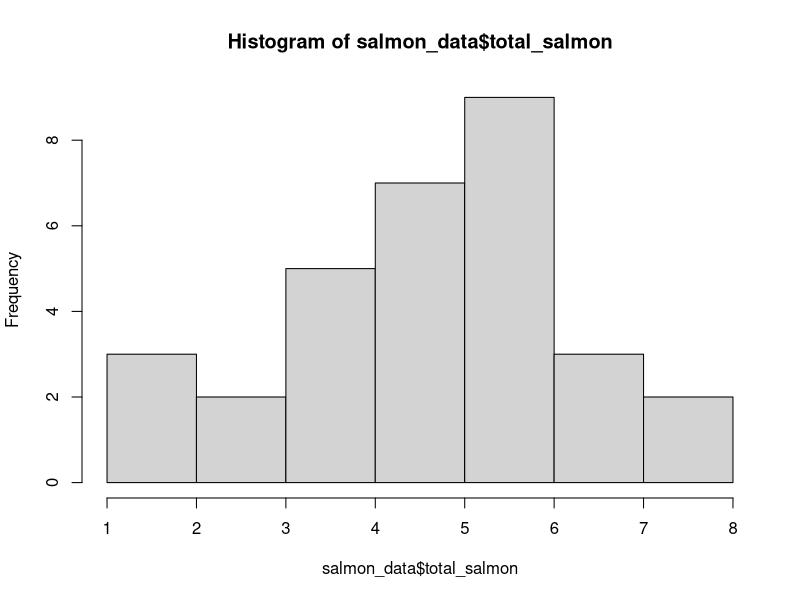

This figure's R source: (Note: a time limit stopped this script after it produced the figure.)
## ---- chunk 1
library(tidyverse)
library(dplyr)
library(lme4)
library(stats)
#library(DMwR)
## ---- chunk 2
years_measured<-(c(seq(1980,2010,1)))
# Numbers are in values of millions of fish
chum_generator <- function(){
  # choosing a random value between the range of 0.46 to 6.17, 
  # replacement is true
  chum_density <- sample(x = seq(0.46,6.17,0.02), 
                         size = length(years_measured), 
                         replace = T) 
  # making data frame for each year and with the random density
  yearly_chum <- data.frame(years_measured, chum_density)
    return(yearly_chum)
  }
  
chum_generator()

# Okay for reference, sample needs the x (the range to pick from) and then 
# the size (which is how many variables its gonna pick); 
# so don't need a for loop
  
## ---- chunk 3
#Numbers are in values of Millions of Fish
chinook_generator <- function(){
  # choosing a random value between the range of 0.46 to 6.17, 
  # replacement is True
  chinook_density <- sample(x = seq(0.13,1.27,0.02), 
                            size = length(years_measured), 
                            replace = T)
  # making data frame for each year and with the random density
  yearly_chinook <- data.frame(years_measured, chinook_density) 
    return(yearly_chinook)
  }
  
chinook_generator()
## ---- chunk 4
salmon <- data.frame(chinook_generator(), chum_generator())

salmon_data<-salmon %>% 
  select(years_measured,chinook_density,chum_density) %>% 
  mutate(total_salmon = chinook_density + chum_density) 
## ---- chunk 5
hist(salmon_data$total_salmon)
## ---- chunk 6
group_number<-seq(1,16,1)
pod <- function(){
  n<- rpois(1, lambda = 300)
  pod_size<-rmultinom(1, size = n, prob = rep(1,16)) 
  # multinomial to make sure orcas add to 300, repeat 16 times
  pod_size_by_group <- data.frame(group_number, pod_size) 
  #putting the values in dataframe
    return(pod_size_by_group)
  }

pod() #run to test it

## ---- chunk 7
pod_data<- pod() %>% 
  mutate(number_repro_females = round(pod_size * 0.22,0))
#rounding upwards to get whole number

## ---- chunk 8
Lactating_females <- c()
for(i in 1:nrow(pod_data)){
  Lactating_females[i] <- rbinom(1,pod_data$number_repro_females[i], prob = 0.2)
}

pod_data_2<-pod_data %>% 
  mutate(Lactating_females = Lactating_females)
## ---- chunk 9
data_Gen <- function(beta1, beta2){
  pod_data_Year <- data.frame()
  
  #Salmon Data
  #generate salmon data in a dataframe
  salmon <- data.frame(chinook_generator(), chum_generator())
  
  salmon_data<-salmon %>%  #format data frame, add total salmon
    select(years_measured,chinook_density,chum_density) %>% 
    mutate(total_salmon = chinook_density + chum_density) 
  
  #fitting the salmon data to the orca data
  rep_salmon_data <- data.frame(chinook_density = c(), 
                                chum_density = c(), 
                                total_salmon = c())
  
  # Setting the counters to one
  x <- 1
  i <- 1
  # Go through the number rows of the orca data
  while(x < 496){
    #for each 16 rows of an empty data frame, add the corresponding year 
    #from salmon data
    rep_salmon_data[c(x:(x+16)),1] <- salmon_data[i,2]
    rep_salmon_data[c(x:(x+16)),2] <- salmon_data[i,3]
    rep_salmon_data[c(x:(x+16)),3] <- salmon_data[i,4]
    x <- x+16 #increase rows in repeated salmon data
    i <- i+1 #increase row in salmon data
  }
  #remove a repeated final column
  rep_salmon_data <- rep_salmon_data[-c(497),]
  
  # Add column names
  colnames(rep_salmon_data) <- c("chinook_abundace", 
                                 "chum_abundance", 
                                 "total_salmon")
  
  # Orca Data Generation
  group_number<-seq(1,16,1) #each pod is given a number
  n <- 31 #total number of years (1980-2010)
  
  # generating pods for each year
  for(i in 1:n){
    pod <- function(){
      #poisson distribution to choose total population each year
      s <- rpois(1, lambda = 300)
      #multinomial distribution keeps orcas at total pop size, make 16 pods
      pod_size <- rmultinom(1, size = s, prob = rep(1,16))
      year <- i+1979
      pod_size_by_group <- data.frame(year, group_number, pod_size)
      return(pod_size_by_group)
    }

    # generating lactating females
    pod_data <- pod() #call pod function above to make pods
    Lactating_females <- c() #create a vector to hold lactating females
    for(i in 1:nrow(pod_data)){ #calculate lactating females
      #betas - makes lactating females dependent on salmon + pod size
      Lactating_females[i] <- rpois(1,
                                lambda = beta1*(pod_data$pod_size[i])+ 
                                         beta2*rep_salmon_data$total_salmon[i])
      # so: determine lactating females from pod size + additional amount 
      # w/ more salmon
    }
    pod_data_2 <- pod_data %>% 
      #add lactating females column
      mutate(lactating_females = Lactating_females)
    #bind data grames together
    pod_data_Year <- rbind(pod_data_Year, pod_data_2)
  }

  # combining the dataframe
  gen_Data <- pod_data_Year %>%
    #add the salmon columns
    mutate(chinook_abundance = c(rep_salmon_data[,1])) %>%
    mutate(chum_abundance = c(rep_salmon_data[,2])) %>%
    mutate(total_salmon = c(rep_salmon_data[,3]))
  
  return(gen_Data)
}
## ---- chunk 10
params <- expand.grid(beta1 = seq(0.2,0.24,0.01), 
                      beta2 = c(0.0000001,0.00001,0.0001,0.001,0.01,0.1))

#beta needs to be a vector with two entries, 1st: beta1, 2nd: beta2
power_poisson <- function(beta){
  
  sims <- 1000 #simulation number
  #create vectors/variables to hold values
  pValSalmon <- c()
  pValPod <- c()
  SalmonEffect <- c()
  PodEffect <- c()
  models <- NULL
  predictions <- NULL
  Intercept <- c()
  
  for(i in 1:sims){ #loop for the number of simulations
    #generate the orca data for 31 years (1980-2010)
    data <- data_Gen(beta[1], beta[2])
    # make a glmm with lactating females as (y), and fixed effects total_salmon 
    # and pod_size as (x). Random effects are year and group_number
    model <- glmer(lactating_females~total_salmon+pod_size+
                   (1|group_number)+(1|year), 
                 family = poisson, data)
    models[[i]] <- model #saving the models if we want to return them
    
    # predict the number of lactating females from the model, and save the
    # total salmon, year, pod_size, group_number, and model index
    predictions[[i]] <- cbind(lact_fem_predict=
                                predict(models[[i]], 
                                        newdata = data.frame(
                                          total_salmon=data$total_salmon,
                                          pod_size = data$pod_size,
                                          year=data$year,
                                          group_number=data$group_number)), 
                              total_salmon = data$total_salmon,
                              year = data$year,
                              pod_size = data$pod_size,
                              group_number = data$group_number,
                              index = i)
    
    # saving the effect of salmon and pod size
    SalmonEffect[i] <- summary(model)$coefficient[2,1]
    PodEffect[i] <- summary(model)$coefficient[3,1]
    
    #saving the intercept
    Intercept[i] <- summary(model)$coefficient[1,1]
    
    #saving model significance for each beta
    pValSalmon[i] <- summary(model)$coefficient[2,4]
    pValPod[i] <- summary(model)$coefficient[3,4]
  }
  
  # calculating how many models were significant out of the generated models
  powEstSalmon <- length(which(pValSalmon<0.05))/length(pValSalmon)
  powEstPod <- length(which(pValPod<0.05))/length(pValPod)
  
  return(list(SalmonEffect, PodEffect, Intercept,
              powEstSalmon, powEstPod, do.call(rbind, predictions)))
}

# create vectors to save values
PowersSalmon <- c()
powEstPod <- c()

# for each row in the parameters, run the power analysis and save 
# the power estimates
for (i in 1:nrow(params)){
  beta <- c(params[i,1], params[i,2])
  result <- power_poisson(beta)
  PowersSalmon[i] <- result[[4]]
  powEstPod[i] <- result[[5]]
}

#creating a dataframe of powers at the various beta levels
cbind(PowersSalmon, powEstPod, params)

seq(min(as.data.frame(result[[6]])$total_salmon),
    max(as.data.frame(result[[6]])$total_salmon), length = 1000) -> salmons

seq(min(as.data.frame(result[[6]])$pod_size),
    max(as.data.frame(result[[6]])$pod_size), length = 1000) -> pods

## ---- chunk 11
# create variables to save the lines
salmon_lines <- NULL
pod_lines <- NULL

# create lines where one fixed effect is constant using the slopes and
# intercepts from the models
for (i in 1:length(result[[3]])){
  lines1 <- as.data.frame(cbind(salmons = salmons)) %>%
    mutate(lact_prediction = result[[3]][i]+
             result[[1]][i]*salmons)
  lines1 <- cbind(lines1, index_model = i)
  salmon_lines <- rbind(salmon_lines, lines1)
  # POD SIZE IS CONSTANT HERE
  
  lines2 <- as.data.frame(cbind(pods = pods)) %>%
    mutate(lact_prediction = result[[3]][i]+
             result[[2]][i]*pods)
  lines2 <- cbind(lines2, index_model = i)
  pod_lines <- rbind(pod_lines, lines2)
  # SALMON CONSTANT
}

# generate plots with the models of salmon and pod effects on the predicted 
# lactating females
as.data.frame(salmon_lines) %>%
  ggplot(aes(x = salmons, y = lact_prediction, group = index_model))+
  geom_line(color = "gray")+
  geom_line(aes(x = mean(salmons), y = mean(lact_prediction)), colour = "blue")+
  labs(x = "Salmon Abundance (millions of fish)", 
       y ="Predicted Number of Lactating Females per Pod" , 
       title = "Effect of Salmon Abundance on Lactating Females")+
  theme_bw()

as.data.frame(pod_lines) %>% 
  ggplot(aes(x = pods, y = lact_prediction, group = index_model))+
  geom_line(color = "gray")+
  labs(x = "Size of Pod", 
       y = "Predicted Number of Lactating Females", 
       title = "Pod Size on Number of Lactating Females")+
  theme_bw()
